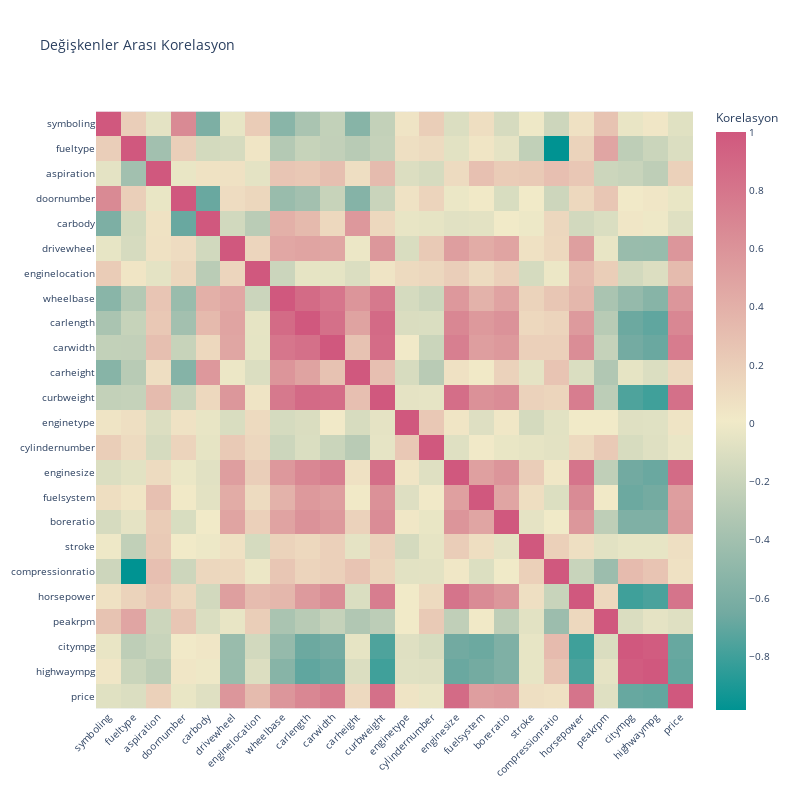

The code cell stored with this chart in its notebook:
### Markdown cell above
#### Sayısal sütunların korelasyonunu hesaplama

### Code cell
import plotly.express as px 
numeric_cols = data_copy.select_dtypes(include=['number']).columns
correlation_matrix = data_copy[numeric_cols].corr()
fig = px.imshow(
    correlation_matrix,
    x=correlation_matrix.columns,
    y=correlation_matrix.columns,
    color_continuous_scale="tealrose",  # Ters çevrilmiş kırmızı-mavi renk ölçeği
    title="Değişkenler Arası Korelasyon",
    labels=dict(x="", y="", color="Korelasyon"),
)

fig.update_layout(
    width=800,
    height=800,
    xaxis_tickangle=-45,  # x eksenindeki etiketleri döndür
    font=dict(size=10),  # Yazı tipi boyutunu ayarla
)

fig.show()

### Figure 1 — Plotly figure (JSON) as saved in the notebook; plotly's stock layout.template omitted (floating-point values rounded to 4 significant figures; data arrays with more than 128 entries replaced by an {"elided": "..."} marker saying what was removed)
{"data": [{"coloraxis": "coloraxis", "hovertemplate": "x: %{x}<br>y: %{y}<br>Korelasyon: %{z}<extra></extra>", "name": "0", "type": "heatmap", "x": ["symboling", "fueltype", "aspiration", "doornumber", "carbody", "drivewheel", "enginelocation", "wheelbase", "carlength", "carwidth", "carheight", "curbweight", "enginetype", "cylindernumber", "enginesize", "fuelsystem", "boreratio", "stroke", "compressionratio", "horsepower", "peakrpm", "citympg", "highwaympg", "price"], "xaxis": "x", "y": ["symboling", "fueltype", "aspiration", "doornumber", "carbody", "drivewheel", "enginelocation", "wheelbase", "carlength", "carwidth", "carheight", "curbweight", "enginetype", "cylindernumber", "enginesize", "fuelsystem", "boreratio", "stroke", "compressionratio", "horsepower", "peakrpm", "citympg", "highwaympg", "price"], "yaxis": "y", "z": {"elided": "24x24 float values"}}], "layout": {"coloraxis": {"colorbar": {"title": {"text": "Korelasyon"}}, "colorscale": [[0, "rgb(0, 147, 146)"], [0.1667, "rgb(114, 170, 161)"], [0.3333, "rgb(177, 199, 179)"], [0.5, "rgb(241, 234, 200)"], [0.6667, "rgb(229, 185, 173)"], [0.8333, "rgb(217, 137, 148)"], [1, "rgb(208, 88, 126)"]]}, "font": {"size": 10}, "height": 800, "title": {"text": "Değişkenler Arası Korelasyon"}, "width": 800, "xaxis": {"anchor": "y", "constrain": "domain", "domain": [0, 1], "scaleanchor": "y", "tickangle": -45}, "yaxis": {"anchor": "x", "autorange": "reversed", "constrain": "domain", "domain": [0, 1]}}}
